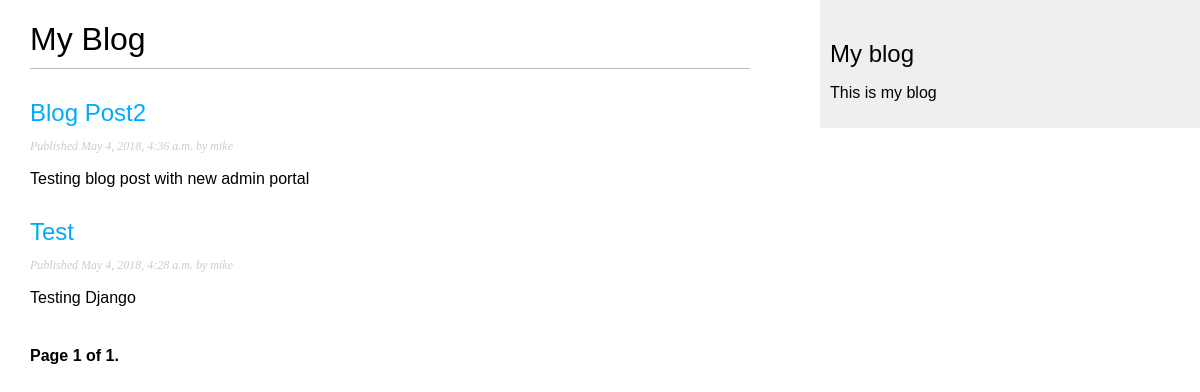
Page /blog/ on the earlier database version.
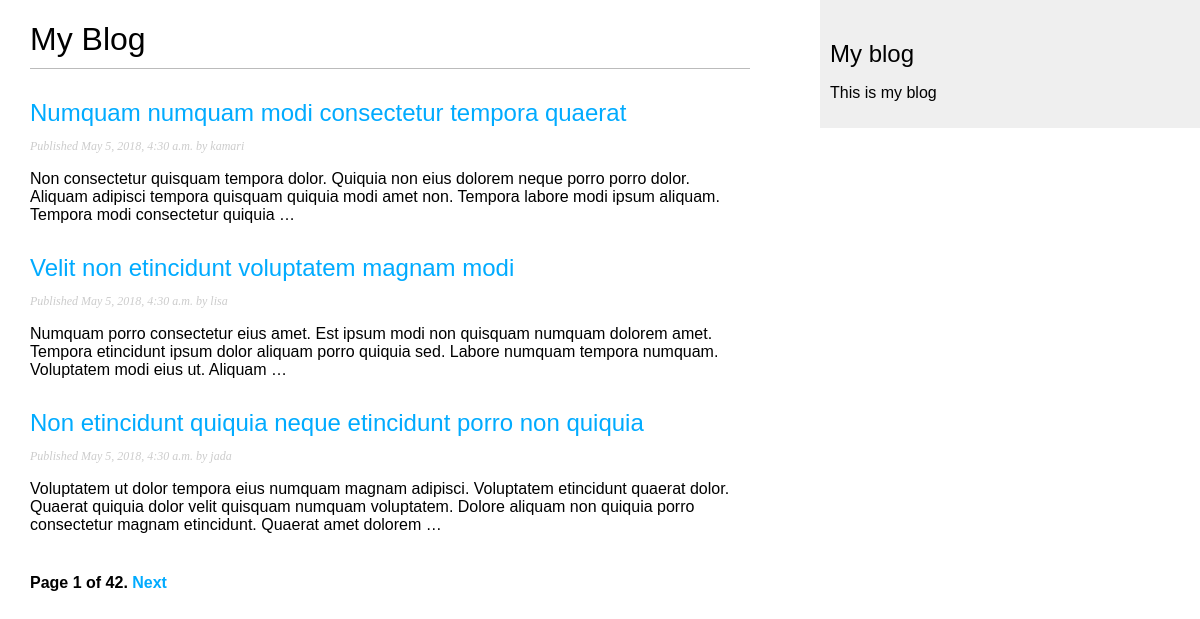
Same page on the later database version.
### blog/models.py (models this page shows, shortened)
class Post(models.Model):
    STATUS_CHOICES = (
        ('draft', 'Draft'),
        ('published', 'Published'),
    )
    title = models.CharField(max_length=250)
    slug = models.SlugField(max_length=250, unique_for_date='publish')
    author = models.ForeignKey(User, related_name='blog_posts')
    body = models.TextField()
    publish = models.DateTimeField(default=timezone.now)
    created = models.DateTimeField(auto_now_add=True)
    updated = models.DateTimeField(auto_now=True)
    status = models.CharField(
        max_length=10, choices=STATUS_CHOICES, default='draft')
    objects = models.Manager()
    published = PublishedManager()
    tags = TaggableManager()
    class Meta:
        ordering = ('-publish',)
    def get_absolute_url(self):
        return reverse('blog:post_detail', args=[self.publish.year,
                                                 self.publish.strftime('%m'),
                                                 self.publish.strftime('%d'),
                                                 self.slug])

### blog/views.py (the view)
def post_list(request):
  object_list = Post.published.all()
  paginator = Paginator(object_list, 3) # 3 post in each page
  page = request.GET.get('page')
  try:
    posts = paginator.page(page)
  except PageNotAnInteger:
    posts = paginator.page(1)
  except EmptyPage:
    posts = paginator.page(paginator.num_pages)
  return render(request, 'blog/post/list.html', { 'page' : page,
                                                  'posts': posts })

### blog/models.py (called while the page is built)
    def get_queryset(self):
        return super(PublishedManager, self).get_queryset().filter(status='published')

### blog/templates/blog/post/list.html (shortened to what this page needs)
{% extends "blog/base.html" %}
{% block content %}
  <h1>My Blog</h1>
  {% for post in posts %}
    <h2>
      <a href="{{ post.get_absolute_url }}">{{ post.title }}</a>
    </h2>
    <p class="date">Published {{ post.publish }} by {{ post.author }}</p>
    {{ post.body|truncatewords:30|linebreaks }}
  {% endfor %}
  {% include "pagination.html" with page=posts %}
{% endblock %}

Differences in the rows shown:
no longer on this page (row unchanged): Post: title "Blog Post2", publish "May 4, 2018, 4:36 a.m.", author "mike", body "Testing blog post with new admin portal"
no longer on this page (row unchanged): Post: title "Test", publish "May 4, 2018, 4:28 a.m.", author "mike", body "Testing Django"
added Post: title "Numquam numquam modi consectetur tempora quaerat", publish "May 5, 2018, 4:30 a.m.", author "kamari", body "Non consectetur quisquam tempora dolor. Quiquia non eius dolorem neque porro porro dolor. Aliquam adipisci tempora quisquam quiquia modi amet non. Tempora labore modi ipsum aliquam. Tempora modi consectetur quiquia …"
added Post: title "Velit non etincidunt voluptatem magnam modi", publish "May 5, 2018, 4:30 a.m.", author "lisa", body "Numquam porro consectetur eius amet. Est ipsum modi non quisquam numquam dolorem amet. Tempora etincidunt ipsum dolor aliquam porro quiquia sed. Labore numquam tempora numquam. Voluptatem modi eius ut. Aliquam …"
added Post: title "Non etincidunt quiquia neque etincidunt porro non quiquia", publish "May 5, 2018, 4:30 a.m.", author "jada", body "Voluptatem ut dolor tempora eius numquam magnam adipisci. Voluptatem etincidunt quaerat dolor. Quaerat quiquia dolor velit quisquam numquam voluptatem. Dolore aliquam non quiquia porro consectetur magnam etincidunt. Quaerat amet dolorem …"
Other differences:
{{ page.paginator.num_pages }}: "1" → "42"
text now shown: "Next"
